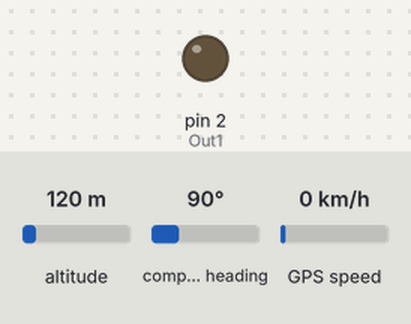
Bench run of a sketch on a simulated Arduino Uno, built for the host (arithmetic inside an expression is 32-bit, double 64-bit). Parts: output pins drawn as LEDs (lit = HIGH). The test bench sets the inputs (shaded band); at power-on: altitude 120 m, compass heading 90°, GPS speed 0 km/h. The GPS gets a fix after 3 s at 37.7749, -122.4194 with 8 satellites.

Above: at 0.1 s.
At 1.3 s:
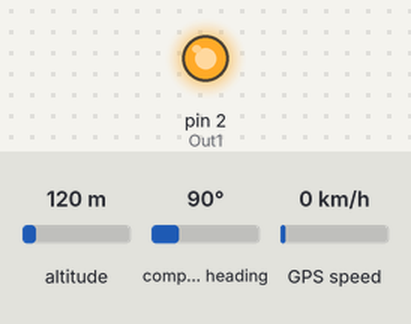
Timing chart, 0 to 4.5 s (numbered marks = the images above):
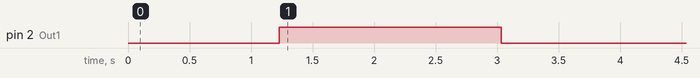

Measured:
- by itself, pin 2 (Out1): LOW → HIGH at 1.2 s, → LOW 1.8 s later

The sketch:

Main_code.ino
```cpp
//This code gets speed data from GPS and translates it to frequency
//Made by Michal Basler @Majklzbastlirny
//Created: 30.5.2022
//Codename: UR 4.20

//Libraries
#include <SoftwareSerial.h>
#include <TinyGPSPlus.h>


//GPS
const int GPSBaud = 115200;
TinyGPSPlus gps;

//Software serial
const int RX = 4, TX = 0; //esp12 tx=5
SoftwareSerial ss(RX, TX);


//Output
#define Out1 2
#define DutyCycle 128 //range 0-255

//Remaining
float Speed = 0;
float Frequency = 0;
unsigned long last = 0UL;
float counter = 0;


void setup() {
  pinMode(Out1, OUTPUT);

  //Start serial communication
  Serial.begin(GPSBaud);
  //Start communication with GPS module
  ss.begin(9600);
  ss.println("start");

}

void loop() {
  while (Serial.available() > 0)
    gps.encode(Serial.read());
   counter++;
  if (gps.speed.isUpdated()) {
    counter = 0;
    ss.println("");
    ss.print(gps.speed.age());
    ss.println(F("AGE"));
    ss.print(gps.speed.mps());
    ss.println(F(" m/s"));
    ss.print(gps.speed.kmph());
    ss.println(F(" km/h"));
    Frequency = (gps.speed.kmph() * 11.9);
    ss.print(Frequency);
    ss.println(" HZ");

    if (Frequency < 10) {
      digitalWrite(Out1, LOW);
    }
    else {
      //analogWrite(Out1, 0);
      analogWriteFreq(Frequency);
      analogWrite(Out1, DutyCycle);
    }
  }

  if (counter > 60) {
    analogWrite(Out1, 0);
    analogWriteFreq(counter);
    analogWrite(Out1, DutyCycle);
    if (counter > 2380) {
      counter = 6;}
    ss.println(counter);
  }
  delay(20);

  if (gps.charsProcessed() < 10)
    ss.println(F("WARNING: No GPS data.  Check wiring."));

  last = millis();
}


//200 km/h  = 2380HZ
//8,4 km/h = 100 Hz
//1 km/h = 11,9 HZ
```
